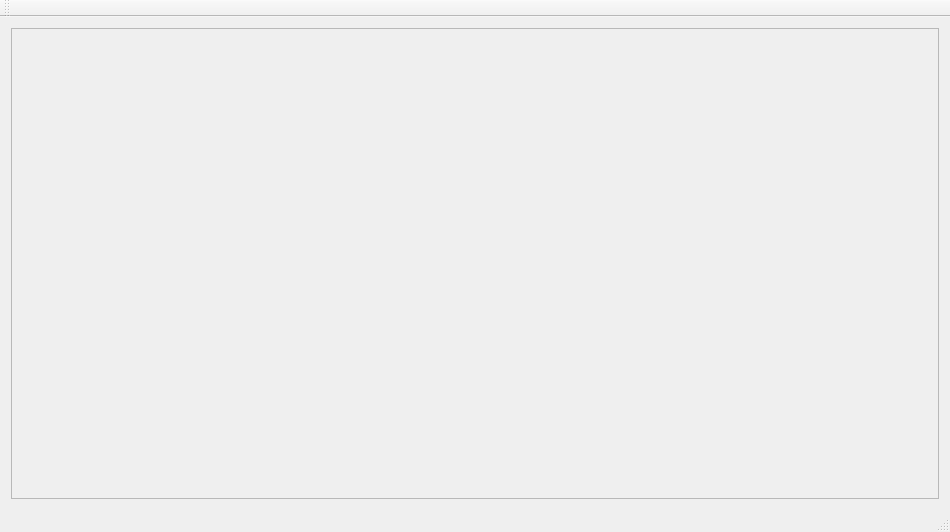
<?xml version="1.0" encoding="UTF-8"?>
<ui version="4.0">
 <class>MainWindow</class>
 <widget class="QMainWindow" name="MainWindow">
  <property name="geometry">
   <rect>
    <x>0</x>
    <y>0</y>
    <width>950</width>
    <height>532</height>
   </rect>
  </property>
  <property name="windowTitle">
   <string>MainWindow</string>
  </property>
  <widget class="QWidget" name="centralWidget">
   <layout class="QGridLayout" name="gridLayout_2">
    <item row="0" column="0">
     <widget class="QFrame" name="frame">
      <property name="sizePolicy">
       <sizepolicy hsizetype="Preferred" vsizetype="Expanding">
        <horstretch>0</horstretch>
        <verstretch>0</verstretch>
       </sizepolicy>
      </property>
      <property name="frameShape">
       <enum>QFrame::StyledPanel</enum>
      </property>
      <property name="frameShadow">
       <enum>QFrame::Raised</enum>
      </property>
      <layout class="QGridLayout" name="gridLayout_3"/>
     </widget>
    </item>
   </layout>
  </widget>
  <widget class="QMenuBar" name="menuBar">
   <property name="geometry">
    <rect>
     <x>0</x>
     <y>0</y>
     <width>950</width>
     <height>25</height>
    </rect>
   </property>
  </widget>
  <widget class="QToolBar" name="mainToolBar">
   <attribute name="toolBarArea">
    <enum>TopToolBarArea</enum>
   </attribute>
   <attribute name="toolBarBreak">
    <bool>false</bool>
   </attribute>
  </widget>
  <widget class="QStatusBar" name="statusBar"/>
 </widget>
 <layoutdefault spacing="6" margin="11"/>
 <resources/>
 <connections/>
</ui>
